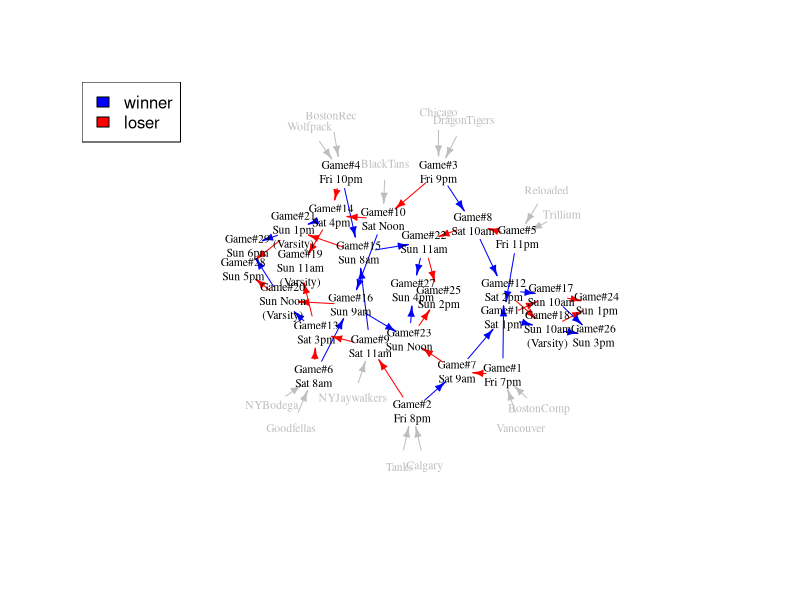
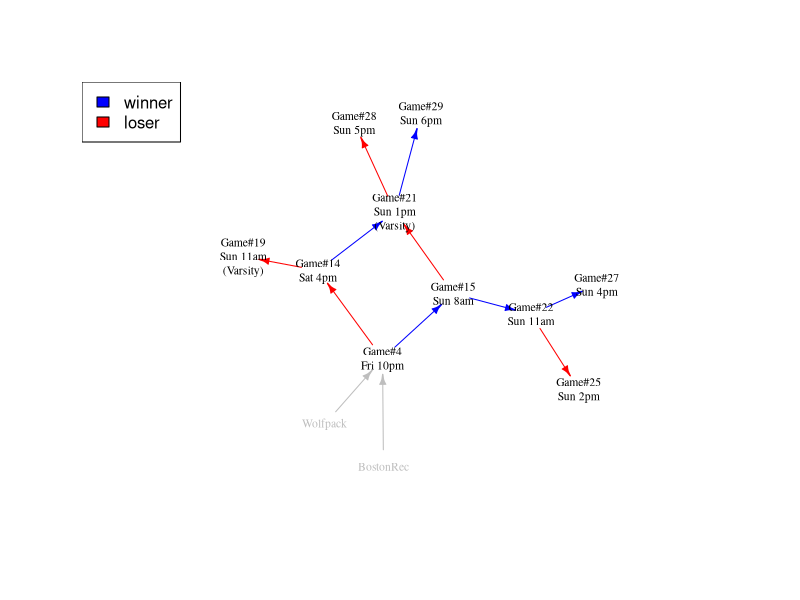

Here is the R script that generated these plots, in order:
library(igraph)

g <- make_empty_graph() +
	vertices('BostonComp', 'Vancouver', 'Tanks', 'Calgary', 'Chicago', 'DragonTigers', 'BostonRec', 
	'Wolfpack', 'Trillium', 'Reloaded', 'Goodfellas', 'NYBodega', 'NYJaywalkers', 'BlackTans')
games <- c(
	paste('Game#1', 'Fri 7pm', sep='\n'),
	paste('Game#2', 'Fri 8pm', sep='\n'),
	paste('Game#3', 'Fri 9pm', sep='\n'),
	paste('Game#4', 'Fri 10pm', sep='\n'),
	paste('Game#5', 'Fri 11pm', sep='\n'),
	paste('Game#6', 'Sat 8am', sep='\n'),
	paste('Game#7', 'Sat 9am', sep='\n'),
	paste('Game#8', 'Sat 10am', sep='\n'),
	paste('Game#9', 'Sat 11am', sep='\n'),
	paste('Game#10', 'Sat Noon', sep='\n'),
	paste('Game#11', 'Sat 1pm', sep='\n'),
	paste('Game#12', 'Sat 2pm', sep='\n'),
	paste('Game#13', 'Sat 3pm', sep='\n'),
	paste('Game#14', 'Sat 4pm', sep='\n'),
	paste('Game#15', 'Sun 8am', sep='\n'),
	paste('Game#16', 'Sun 9am', sep='\n'),
	paste('Game#17', 'Sun 10am', sep='\n'),
	paste('Game#18', 'Sun 10am', '(Varsity)', sep='\n'),
	paste('Game#19', 'Sun 11am', '(Varsity)', sep='\n'),
	paste('Game#20', 'Sun Noon', '(Varsity)', sep='\n'),
	paste('Game#21', 'Sun 1pm', '(Varsity)', sep='\n'),
	paste('Game#22', 'Sun 11am', sep='\n'),
	paste('Game#23', 'Sun Noon', sep='\n'),
	paste('Game#24', 'Sun 1pm', sep='\n'),
	paste('Game#25', 'Sun 2pm', sep='\n'),
	paste('Game#26', 'Sun 3pm', sep='\n'),
	paste('Game#27', 'Sun 4pm', sep='\n'),
	paste('Game#28', 'Sun 5pm', sep='\n'),
	paste('Game#29', 'Sun 6pm', sep='\n')
	)
g <- add_vertices(g, length(games), name=games)

g <- g + edge('BostonComp',   games[1], color='grey')
g <- g + edge('Vancouver',    games[1], color='grey')
g <- g + edge('Tanks',        games[2], color='grey')
g <- g + edge('Calgary',      games[2], color='grey')
g <- g + edge('Chicago',      games[3], color='grey')
g <- g + edge('DragonTigers', games[3], color='grey')
g <- g + edge('BostonRec',    games[4], color='grey')
g <- g + edge('Wolfpack',     games[4], color='grey')
g <- g + edge('Trillium',     games[5], color='grey')
g <- g + edge('Reloaded',     games[5], color='grey')
g <- g + edge('Goodfellas',   games[6], color='grey')
g <- g + edge('NYBodega',     games[6], color='grey')
g <- g + edge(games[1],       games[7], color='red')
g <- g + edge(games[2],       games[7], color='blue')
g <- g + edge(games[5],       games[8], color='red')
g <- g + edge(games[3],       games[8], color='blue')
g <- g + edge('NYJaywalkers', games[9], color='grey')
g <- g + edge(games[2],       games[9], color='red')
g <- g + edge(games[3],       games[10], color='red')
g <- g + edge('BlackTans',    games[10], color='grey')
g <- g + edge(games[5],       games[11], color='blue')
g <- g + edge(games[7],       games[11], color='blue')
g <- g + edge(games[8],       games[12], color='blue')
g <- g + edge(games[1],       games[12], color='blue')
g <- g + edge(games[9],       games[13], color='red')
g <- g + edge(games[6],       games[13], color='red')
g <- g + edge(games[10],      games[14], color='red')
g <- g + edge(games[4],       games[14], color='red')
g <- g + edge(games[9],       games[15], color='blue')
g <- g + edge(games[4],       games[15], color='blue')
g <- g + edge(games[6],       games[16], color='blue')
g <- g + edge(games[10],      games[16], color='blue')
g <- g + edge(games[12],      games[17], color='blue')
g <- g + edge(games[11],      games[17], color='red')
g <- g + edge(games[11],      games[18], color='blue')
g <- g + edge(games[12],      games[18], color='red')
g <- g + edge(games[13],      games[19], color='red')
g <- g + edge(games[14],      games[19], color='red')
g <- g + edge(games[16],      games[20], color='red')
g <- g + edge(games[13],      games[20], color='blue')
g <- g + edge(games[14],      games[21], color='blue')
g <- g + edge(games[15],      games[21], color='red')
g <- g + edge(games[8],       games[22], color='red')
g <- g + edge(games[15],      games[22], color='blue')
g <- g + edge(games[16],      games[23], color='blue')
g <- g + edge(games[7],       games[23], color='red')
g <- g + edge(games[17],      games[24], color='red')
g <- g + edge(games[18],      games[24], color='red')
g <- g + edge(games[22],      games[25], color='red')
g <- g + edge(games[23],      games[25], color='red')
g <- g + edge(games[17],      games[26], color='blue')
g <- g + edge(games[18],      games[26], color='blue')
g <- g + edge(games[22],      games[27], color='blue')
g <- g + edge(games[23],      games[27], color='blue')
g <- g + edge(games[20],      games[28], color='red')
g <- g + edge(games[21],      games[28], color='red')
g <- g + edge(games[20],      games[29], color='blue')
g <- g + edge(games[21],      games[29], color='blue')

V(g)$label.color <- 'black'
V(g)$label.color[1:14] <- 'grey'
V(g)$size <- 18
V(g)$size2 <- 18
V(g)$label.cex <- 0.7
V(g)$shape <- 'none'

pdf('~/CoupeCanadaCup_Graphs.pdf', width=10, height=10)
plot(g, edge.arrow.size=0.5, layout=layout_with_gem(g))
legend('topleft', legend=c('winner','loser'), fill=c('blue','red'))
dev.off()


g2 <- make_empty_graph() +
	vertices('BostonRec', 'Wolfpack')
games <- c(
	paste('Game#4', 'Fri 10pm', sep='\n'),
	paste('Game#14', 'Sat 4pm', sep='\n'),
	paste('Game#15', 'Sun 8am', sep='\n'),
	paste('Game#19', 'Sun 11am', '(Varsity)', sep='\n'),
	paste('Game#21', 'Sun 1pm', '(Varsity)', sep='\n'),
	paste('Game#22', 'Sun 11am', sep='\n'),
	paste('Game#25', 'Sun 2pm', sep='\n'),
	paste('Game#27', 'Sun 4pm', sep='\n'),
	paste('Game#28', 'Sun 5pm', sep='\n'),
	paste('Game#29', 'Sun 6pm', sep='\n')
	)
g2 <- add_vertices(g2, length(games), name=games)

g2 <- g2 + edge('BostonRec',   games[1], color='grey')
g2 <- g2 + edge('Wolfpack',    games[1], color='grey')
g2 <- g2 + edge(games[1],      games[2], color='red')
g2 <- g2 + edge(games[1],      games[3], color='blue')
g2 <- g2 + edge(games[2],      games[4], color='red')
g2 <- g2 + edge(games[2],      games[5], color='blue')
g2 <- g2 + edge(games[3],      games[5], color='red')
g2 <- g2 + edge(games[3],      games[6], color='blue')
g2 <- g2 + edge(games[6],      games[7], color='red')
g2 <- g2 + edge(games[6],      games[8], color='blue')
g2 <- g2 + edge(games[5],      games[9], color='red')
g2 <- g2 + edge(games[5],      games[10], color='blue')

V(g2)$label.color <- 'black'
V(g2)$label.color[1:2] <- 'grey'
V(g2)$size <- 18
V(g2)$size2 <- 18
V(g2)$label.cex <- 0.7
V(g2)$shape <- 'none'

pdf('~/Wolfpack_Graphs.pdf', width=10, height=10)
plot(g2, edge.arrow.size=0.5, layout=layout_with_gem(g2))
legend('topleft', legend=c('winner','loser'), fill=c('blue','red'))
dev.off()
